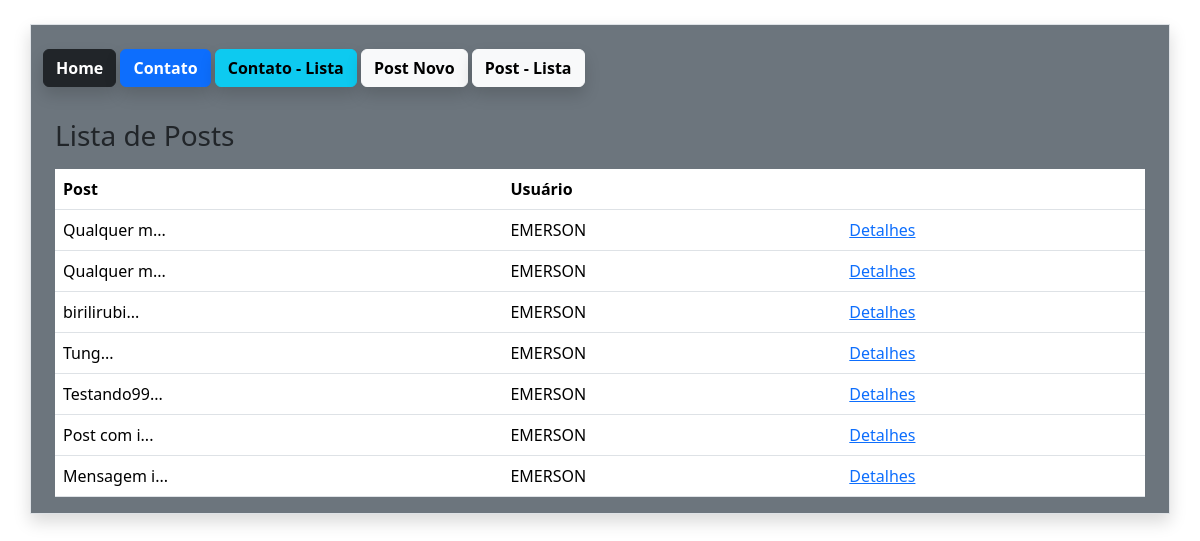
Before: /post/lista/ (signed in) with the older database file.
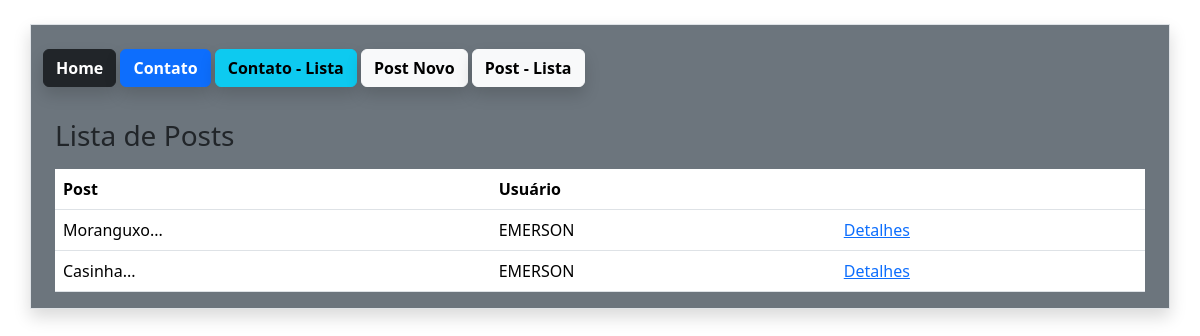
After: the same page with the newer database file.
### estudo/models.py (models this page shows)
class Post(db.Model):
    id = db.Column(db.Integer, primary_key=True)
    data_criacao = db.Column(db.DateTime, default=datetime.utcnow())
    mensagem = db.Column(db.String, nullable=True)
    imagem = db.Column(db.String, nullable=True, default='default.png')
    user_id = db.Column(db.Integer, db.ForeignKey('user.id'), nullable=True)
    comentarios = db.relationship('PostComentarios', backref='post', lazy=True)
    def msg_resumo(self):
        return f"{self.mensagem[:10]}..."

class User(db.Model, UserMixin):
    id = db.Column(db.Integer, primary_key=True)
    nome = db.Column(db.String, nullable=True)
    email = db.Column(db.String, nullable=True)
    sobrenome = db.Column(db.String, nullable=True)
    senha = db.Column(db.String, nullable=True)
    posts = db.relationship('Post', backref='user', lazy=True)
    posts_comentarios = db.relationship('PostComentarios', backref='user', lazy=True)

### estudo/views.py (the view)
@app.route('/post/lista/')
@login_required
def PostLista():
    posts = current_user.posts
    return render_template('post_lista.html', posts=posts)

### estudo/models.py (called while the page is built)
@login_manager.user_loader
def load_user(user_id):
    return User.query.get(user_id)

### estudo/templates/post_lista.html (shortened to what this page needs)
{% extends 'base.html' %}
{% block content%}
{% include "nav.html" %}
<body>
    <div class="container mt-4">
        <div class="row mt-4">
            <h3>Lista de Posts</h3>
            <div class="col-12 mt-2">
                <table class="table">
                    <thead>
                        <tr>
                            <th><b>Post</b></th>
                            <th><b>Usuário</b></th>
                            <th><b></b></th>
                        </tr>
                    </thead>
                    <tbody>
                        {% for post in posts %}
                        <tr>
                            <td>{{post.msg_resumo()}}</td>
                            <td>{{post.user.nome}}</td>
                            <td> <a href="{{ url_for('PostDetail', id=post.id) }}">Detalhes</a></td>
                        </tr>
                        {% endfor %}
                    </tbody>
                </table>
            </div>
        </div>
{% endblock %}

### estudo/templates/base.html (shortened to what this page needs)
<!DOCTYPE html>
<html lang="pt-br">
<head>
    <link href="https://cdn.jsdelivr.net/npm/bootstrap@5.3.8/dist/css/bootstrap.min.css" rel="stylesheet">
</head>
</body>
    <section class="container mt-4 roudend border shadow bg-secondary">
    {% block content%} {% endblock%}
    </section>
</body>
</html>

### estudo/templates/nav.html
<a href='/' class="btn btn-dark shadow mt-4  mb-2"> <b>Home</b> </a>
<a href="{{url_for('contato')}}" class="btn btn-primary shadow mt-4 mb-2"> <b>Contato</b> </a>
<a href="{{url_for('contatoLista')}}"class="btn btn-info shadow mt-4 mb-2"> <b>Contato - Lista</b> </a>
<a href="{{url_for('postnovo')}}"class="btn btn-light shadow mt-4 mb-2"> <b>Post Novo </b> </a>
<a href="{{url_for('PostLista')}}"class="btn btn-light shadow mt-4 mb-2"> <b>Post - Lista</b> </a>

Changed rows visible on the page:
removed Post: msg_resumo "birilirubi...", user.nome "EMERSON"
removed Post: msg_resumo "Tung...", user.nome "EMERSON"
removed Post: msg_resumo "Testando99...", user.nome "EMERSON"
removed Post: msg_resumo "Post com i...", user.nome "EMERSON"
removed Post: msg_resumo "Mensagem i...", user.nome "EMERSON"
changed Post: msg_resumo "Qualquer m..." → "Moranguxo..."
changed Post: msg_resumo "Qualquer m..." → "Casinha..."
